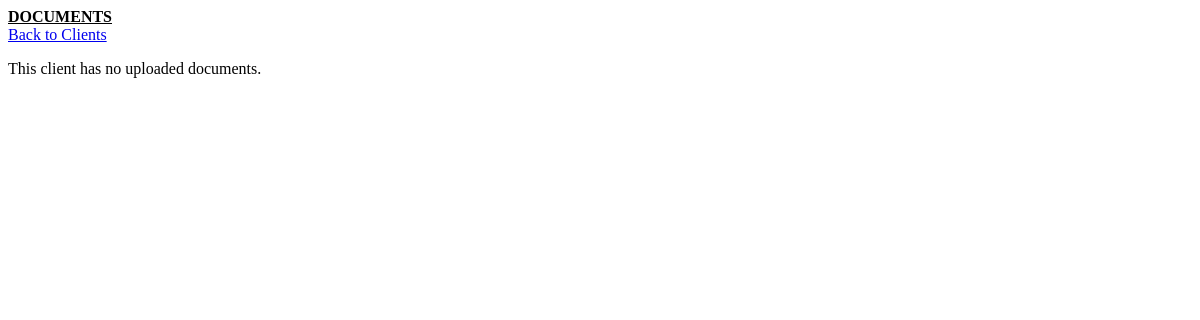
Page /client_management/client/3/documents/ on the earlier database version.
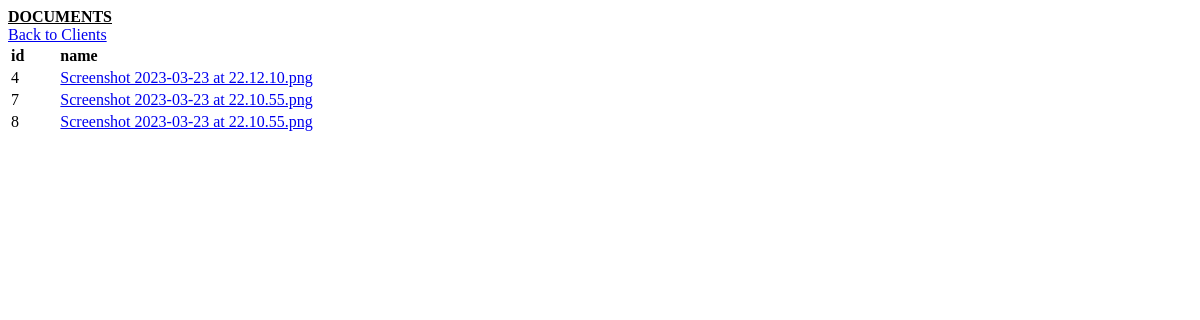
Same page on the later database version.
### client_management/models.py (models this page shows, shortened)
class Document(models.Model):
    name = models.CharField(max_length=200)
    destination = models.CharField(max_length=200)
    client = models.ForeignKey(Client, on_delete=models.CASCADE, related_name='documents')
    created_at = models.DateTimeField(auto_now_add=True)
    updated_at = models.DateTimeField(auto_now=True)

### client_management/views.py (the view)
# urls.py: path('client/<int:client_id>/documents/', views.documents, name='documents'),
def documents(request, client_id):
    client = Client.objects.get(id=client_id)
    context = {'documents': client.documents.all}
    return render(request, 'client_management/documents.html', context)

### client_management/templates/client_management/documents.html (shortened to what this page needs)
<b><u>DOCUMENTS</u></b>
<a href="/client_management/clients">Back to Clients</a>
{% if documents %}
<table>
  <tr>
    <td><b>id</b>&emsp;&emsp;</td>
    <td><b>name</b>&emsp;&emsp;&emsp;&emsp;</td>
  </tr>
  {% for document in documents %}
    <tr>
      <td>{{ document.id }}</td>
      <td><a href='/client_management/download_document/{{document.id}}' download>{{document.name}}</a></td>
    </tr>
  {% endfor %}
</table>
{% else %}
    <p>This client has no uploaded documents.</p>
{% endif %}

Differences in the rows shown:
added Document: id "4", name "Screenshot 2023-03-23 at 22.12.10.png"
added Document: id "7", name "Screenshot 2023-03-23 at 22.10.55.png"
added Document: id "8", name "Screenshot 2023-03-23 at 22.10.55.png"
Other differences:
text no longer shown: "This client has no uploaded documents."
text now shown: "id name"
